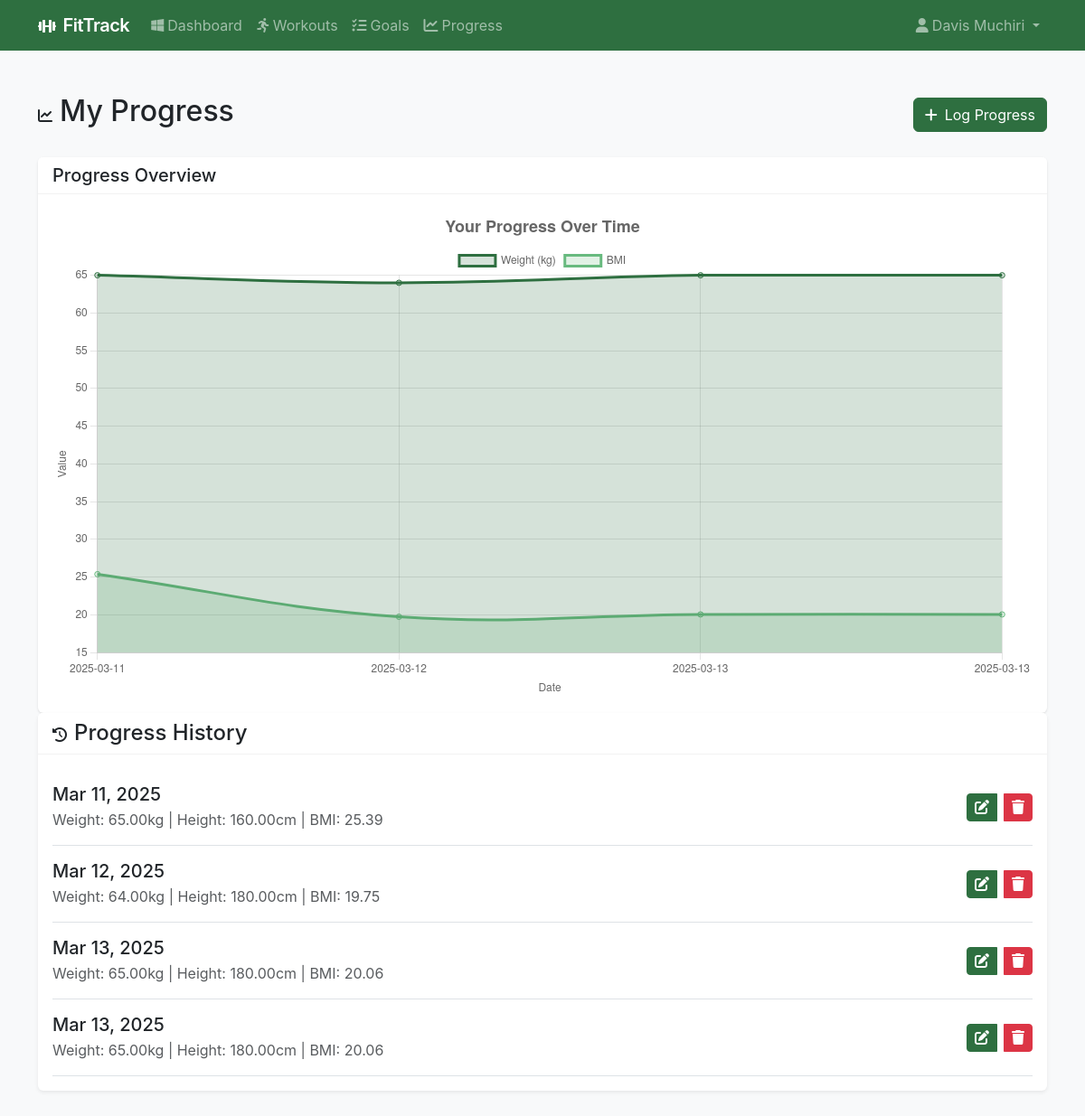
Page /workouts/progress/ (signed in) on the committed database.
### workouts/models.py (models this page shows, shortened)
class Progress(models.Model):
    user = models.ForeignKey(User, on_delete=models.CASCADE, related_name='progress_records')
    weight = models.DecimalField(max_digits=5, decimal_places=2, help_text='Weight in kg')
    height = models.DecimalField(max_digits=5, decimal_places=2, help_text='Height in cm')
    date = models.DateField(default=timezone.now)
    notes = models.TextField(blank=True)
    class Meta:
        ordering = ['-date']
        verbose_name_plural = 'Progress'
    @property
    def bmi(self):
        height_in_meters = self.height / 100
        return round(self.weight / (height_in_meters ** 2), 2)

### workouts/views.py (the view)
# urls.py: path('progress/', views.progress_list, name='progress_list'),
@login_required
def progress_list(request):
    progress_records = Progress.objects.filter(user=request.user).order_by('date')
    progress_data = {
        'dates': [record.date.strftime('%Y-%m-%d') for record in progress_records],
        'weights': [float(record.weight) for record in progress_records],
        'bmis': [float(record.bmi) for record in progress_records]
    }
    return render(request, 'workouts/progress_list.html', {'progress_data': progress_data , 'progress_records' : progress_records })

### templates/workouts/progress_list.html (shortened to what this page needs)
{% extends "base.html" %}
{% load crispy_forms_tags %}
{% block content %}
<div class="container py-4">
    <div class="d-flex justify-content-between align-items-center mb-4">
        <h2><i class="fas fa-chart-line me-2"></i>My Progress</h2>
        <a href="{% url 'workouts:progress_add' %}" class="btn btn-primary">
            <i class="fas fa-plus me-2"></i>Log Progress
        </a>
    </div>
    <div class="card">
        <div class="card-header">
            <h5 class="mb-0">Progress Overview</h5>
        </div>
        <div class="card-body">
            <canvas id="progressChart"></canvas>
        </div>
    </div>
    <div class="card border-0 shadow-sm">
        <div class="card-header bg-white">
            <h4 class="mb-0"><i class="fas fa-history me-2"></i>Progress History</h4>
        </div>
        <div class="card-body">
            {% if progress_records %}
                {% for progress in progress_records %}
                    <div class="d-flex justify-content-between align-items-center border-bottom py-3">
                        <div>
                            <h5 class="mb-1">{{ progress.date|date:"M d, Y" }}</h5>
                            <p class="text-muted mb-0">
                                Weight: {{ progress.weight }}kg | Height: {{ progress.height }}cm
                                {% if progress.bmi %}| BMI: {{ progress.bmi }}{% endif %}
                            </p>
                        </div>
                        <div class="btn-group flex gap-2">
                            <a href="{% url 'workouts:progress_edit' progress.pk %}" class="btn btn-primary btn-sm">
                                <i class="fas fa-edit"></i>
                            </a>
                            <a href="{% url 'workouts:progress_delete' progress.pk %}" class="btn btn-danger btn-sm">
                                <i class="fas fa-trash"></i>
                            </a>
                        </div>
                    </div>
                {% endfor %}
            {% else %}
                <p class="text-muted mb-0">No progress records yet. Start logging your progress!</p>
            {% endif %}
        </div>
    </div>
</div>
<script>
    document.addEventListener('DOMContentLoaded', function() {
        const ctx = document.getElementById('progressChart').getContext('2d');
        const progressData = {{ progress_data|safe }};
        new Chart(ctx, {
            type: 'line',
            data: {
                labels: progressData.dates,
                datasets: [
                    {
                        label: 'Weight (kg)',
                        data: progressData.weights,
                        borderColor: '#2E6F40',
                        backgroundColor: 'rgba(46, 111, 64, 0.2)',
                        fill: true,
                        tension: 0.4
                    },
                    {
                        label: 'BMI',
                        data: progressData.bmis,
                        borderColor: '#68BA7F',
                        backgroundColor: 'rgba(104, 186, 127, 0.2)',
                        fill: true,
                        tension: 0.4
                    }
                ]
            },
            options: {
                responsive: true,
                plugins: {
                    title: {
                        display: true,
                        text: 'Your Progress Over Time',
                        font: {
                            size: 18
                        }
                    }
                },
                scales: {
                    x: {
                        title: {
                            display: true,
                            text: 'Date',
                        }
                    },
                    y: {
                        title: {
                            display: true,
                            text: 'Value',
                        }
                    }
                }
            }
        });
    });
    </script>
{% endblock %}

### templates/base.html (shortened to what this page needs)
<!DOCTYPE html>
<html lang="en">
<head>
    <link href="https://cdn.jsdelivr.net/npm/bootstrap@5.3.0/dist/css/bootstrap.min.css" rel="stylesheet">
    <link href="https://cdnjs.cloudflare.com/ajax/libs/font-awesome/6.0.0/css/all.min.css" rel="stylesheet">
    {% load static %}
        <link href="{% static 'css/style.css' %}" rel="stylesheet">
</head>
<body class="bg-light">
    <nav class="navbar navbar-expand-lg navbar-dark bg-primary">
        <div class="container">
            <a class="navbar-brand" href="{% url 'workouts:dashboard' %}">
                <i class="fas fa-dumbbell me-2"></i>FitTrack
            </a>
            <div class="collapse navbar-collapse" id="navbarNav">
                {% if user.is_authenticated %}
                    <ul class="navbar-nav me-auto">
                        <li class="nav-item">
                            <a class="nav-link" href="{% url 'workouts:dashboard' %}">
                                <i class="fa-brands fa-windows me-1"></i>Dashboard
                            </a>
                        </li>
                        <li class="nav-item">
                            <a class="nav-link" href="{% url 'workouts:workout_list' %}">
                                <i class="fas fa-running me-1"></i>Workouts
                            </a>
                        </li>
                        <li class="nav-item">
                            <a class="nav-link" href="{% url 'workouts:goal_list' %}">
                                <i class="fa-solid fa-list-check me-1"></i>Goals
                            </a>
                        </li>
                        <li class="nav-item">
                            <a class="nav-link" href="{% url 'workouts:progress_list' %}">
                                <i class="fas fa-chart-line me-1"></i>Progress
                            </a>
                        </li>
                    </ul>
                    <ul class="navbar-nav">
                        <li class="nav-item dropdown">
                            <a class="nav-link dropdown-toggle" href="#" id="userDropdown" role="button" data-bs-toggle="dropdown">
                                <i class="fas fa-user me-1"></i>{{ user.get_full_name|default:user.username }}
                            </a>
                        </li>
                    </ul>
                {% endif %}
            </div>
        </div>
    </nav>
    <main class="py-4">
        {% block content %}{% endblock %}
    </main>
</body>
</html>

### static/css/style.css (style rules this page uses)
:root { --primary-color: #2E6F40; --secondary-color: #253D2C; --success-color: #68BA7F; --warning-color: #f59e0b; --danger-color: #ef4444; --light-bg: #CFFFDC; --dark-bg: #253D2C; }
* { font-size:16px; }
body { background-color: var(--light-bg); font-family: 'Inter', system-ui, -apple-system, sans-serif; }
.navbar { background-color: var(--primary-color) !important; }
.navbar-brand { font-weight: 600; letter-spacing: -0.025em; }
.card { border: none; box-shadow: 0 1px 3px 0 rgb(0 0 0 / 0.1), 0 1px 2px -1px rgb(0 0 0 / 0.1); transition: all 0.3s ease; }
.card-header { background-color: #fff; border-bottom: 1px solid rgba(0, 0, 0, 0.05); }
.btn-primary { background-color: var(--primary-color); border-color: var(--primary-color); }

### rows in the picture
Progress: date "Mar 11, 2025", weight "65.00", height "160.00", bmi "25.39"
Progress: date "Mar 12, 2025", weight "64.00", height "180.00", bmi "19.75"
Progress: date "Mar 13, 2025", weight "65.00", height "180.00", bmi "20.06"
Progress: date "Mar 13, 2025", weight "65.00", height "180.00", bmi "20.06"

### other values in the picture
{{ user.get_full_name|default:user.username }} "Davis Muchiri"
chart data {{ progress_data|safe }} {'dates': ['2025-03-11', '2025-03-12', '2025-03-13', '2025-03-13'], 'weights': [65.0, 64.0, 65.0, 65.0], 'bmis': [25.39, 19.75, 20.06, 20.06]}
